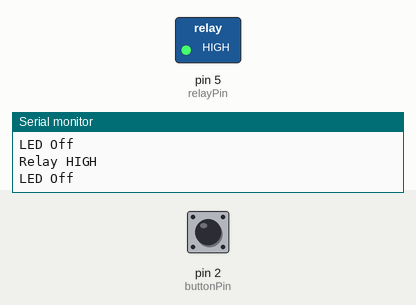
Simulated run of this program. Board: Arduino Uno, built with avr-gcc and run on an emulated ATmega328P. Parts: switched loads named in the program (green lamp = pin HIGH), the last lines printed to the serial monitor. The inputs (shaded band) are chosen by the test bench; at power-on: pin 2 (buttonPin) HIGH.

Above: at 1.2 s.
1.3 s: pin 2 (buttonPin) pulled LOW for 0.15 s
At 2.1 s:
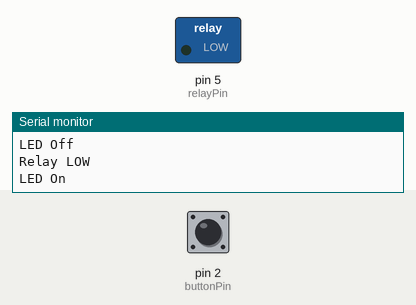
2.9 s: pin 2 (buttonPin) pulled LOW for 1 s
At 3.3 s:
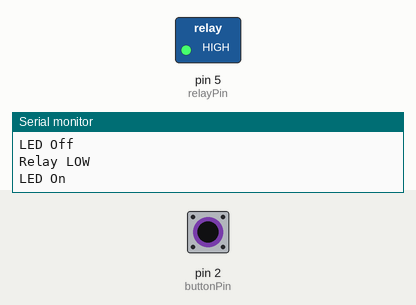
5.4 s: pin 2 (buttonPin) pulled LOW for 3.2 s
At 6.4 s:
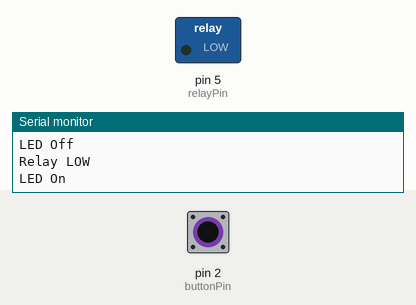
Timing chart, 0 to 8.4 s (numbered marks = the images above; inputs shaded):
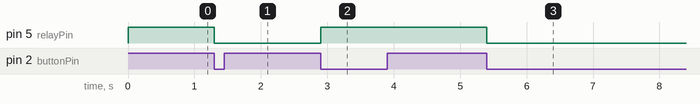

Measured:
- after the input at 1.3 s, pin 5 (relayPin): HIGH → LOW at once
- after the input at 2.9 s, pin 5 (relayPin): LOW → HIGH at once
- after the input at 5.4 s, pin 5 (relayPin): HIGH → LOW at once

The program:

main.cpp
```cpp
#include <Arduino.h>

const int buttonPin = 2;
const int relayPin = 5;
bool relayState = true;
bool ledState = false;

void onButtonFall() {
  relayState = !relayState;
  ledState = !ledState;
  digitalWrite(relayPin, relayState ? HIGH : LOW);
}

void setup() {
  relayState = true;
  ledState = false;

  pinMode(buttonPin, INPUT_PULLUP);
  pinMode(relayPin, OUTPUT);
  digitalWrite(relayPin, HIGH);
  Serial.begin(9600);
  Serial.println("Relay High");
  Serial.println("LED Off");

  attachInterrupt(digitalPinToInterrupt(buttonPin), onButtonFall, FALLING);
}

void loop() {
  Serial.print("Relay ");
  Serial.println(relayState ? "HIGH" : "LOW");
  Serial.print("LED ");
  Serial.println(ledState ? "On" : "Off");
  delay(2000);
}
```
